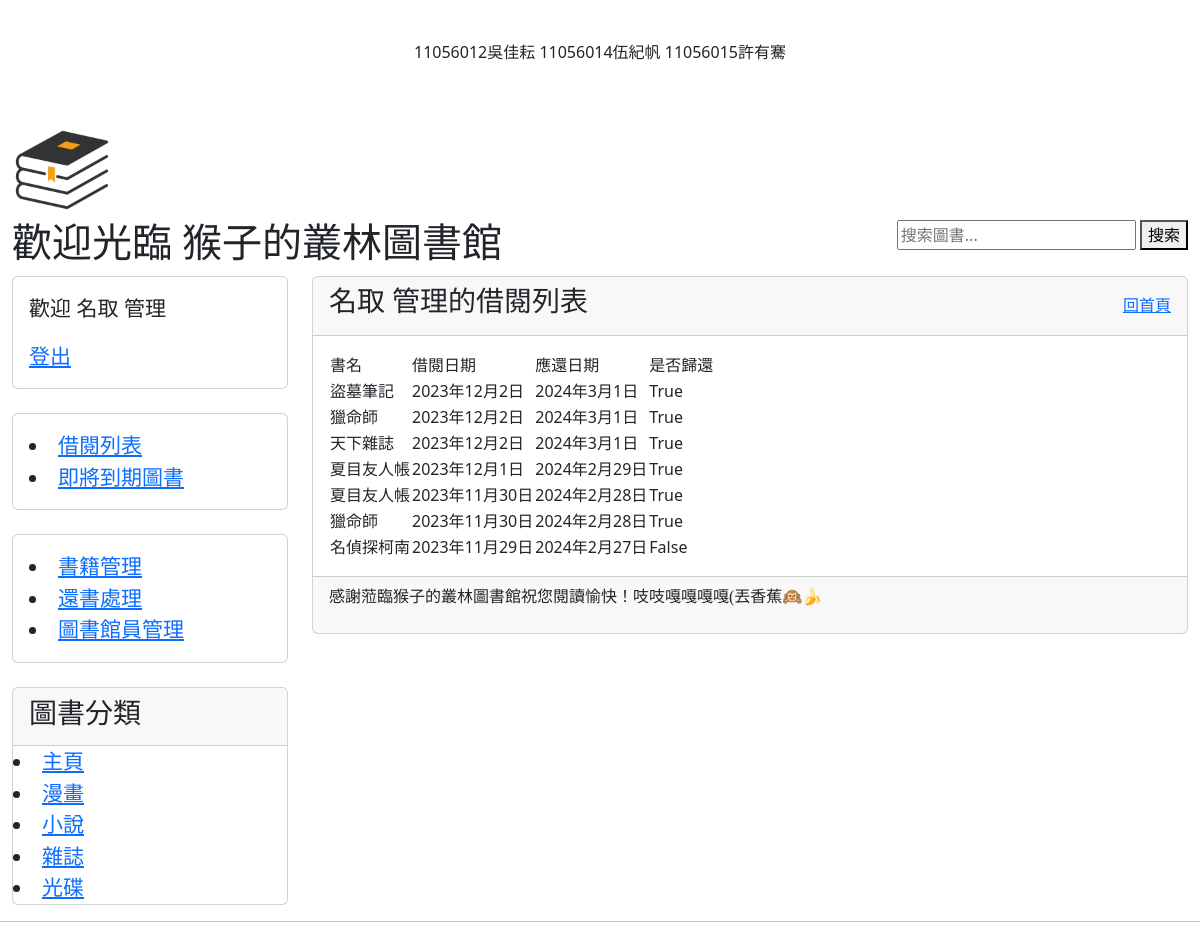
Page /borrowList/ (signed in) on the committed database.
### user_borrowAndReturn/models.py (models this page shows, shortened)
class Category(models.Model):
    name=models.CharField(max_length=100)

class BorrowingRecord(models.Model):
    user = models.ForeignKey(User, on_delete=models.CASCADE,null=True)
    book = models.ForeignKey(Book, on_delete=models.CASCADE)
    borrowing_date = models.DateField(auto_now_add=True)
    due_date = models.DateField(null=True, blank=True)
    actual_return_date = models.DateField(null=True, blank=True)
    is_returned = models.BooleanField(default=False)

class Book(models.Model):
    title = models.CharField(max_length=200)
    author = models.CharField(max_length=100)
    cover = models.CharField(max_length=500)
    category = models.ForeignKey(Category, on_delete=models.CASCADE, null=True, blank=True)
    available_quantity = models.PositiveIntegerField()
    publication_date = models.DateField(null=True,blank=True)
    content=models.TextField(max_length=500,null=True,blank=True)

### user_borrowAndReturn/views.py (the view)
# urls.py: path('borrowList/',views.getBorrowListByUser,name='borrowList'),
@login_required
def getBorrowListByUser(request):
    borrowList=BorrowingRecord.objects.filter(user=request.user).order_by('-borrowing_date','is_returned')
    identityName=identity(request.user)
    return render(request,'getBorrowList.html',locals())

### user_borrowAndReturn/templatetags/getAllCategoryForMenu.py (called while the page is built)
@register.simple_tag
def get_menu_categories():
    return Category.objects.all()

### user_borrowAndReturn/views.py (called while the page is built)
def identity(user):
    if user.is_superuser:
        return "管理"
    elif user.is_staff:
        return "圖書員"
    else:
        return "讀者"

### user_borrowAndReturn/templates/getBorrowList.html (shortened to what this page needs)
{% extends "base.html" %}
{% block headmessage %}
<div style="display: flex;justify-content: space-between; align-items: center;">
    <h3 style='font-family:微軟正黑體;'>{{ request.user.first_name }} {{ identityName }}的借閱列表</h3>
    <a style='font-family:微軟正黑體;' href="/">回首頁</a>
</div>
{%endblock headmessage%}
{% block content%}
{% if borrowList %}
    <table>
        <tr>
            <td>書名</td>
            <td>借閱日期</td>
            <td>應還日期</td>
            <td>是否歸還</td>
        </tr>
        {% for l in borrowList %}
            <tr>
                <td>{{ l.book.title }}</td>
                <td>{{ l.borrowing_date }}</td>
                {% now "Y-m-d" as current_datetime %}
                {% if l.due_date > now and not l.is_returned %}
                    <td style="color: red;">{{ l.due_date }}</td>
                {% else %}
                    <td>{{ l.due_date }}</td>
                {% endif %}
                <td>{{ l.is_returned}}</td>
            </tr>
        {% endfor %}
    </table>
{% else %}
    <p>尚未有借閱資料</p>
{% endif %}
{% endblock content %}

### user_borrowAndReturn/templates/base.html (shortened to what this page needs)
{% load getAllCategoryForMenu %}
<!DOCTYPE html>
<html>
    <head>
    <link href="https://cdn.jsdelivr.net/npm/bootstrap@5.3.2/dist/css/bootstrap.min.css" rel="stylesheet">
    </head>
    <body>
        <div class="container-fluid">
            {% include 'header.html'%}
            <div class="row">
                <div class="col-sm-3 col-md-3">
                    <div class="card">
                        <div class="card-body">
                            <div class="list-group" style="font-size: 21px;">
                                    {% if request.user.is_active %}
                                        {% if request.user.is_superuser %}
                                            <p>歡迎 {{ request.user.first_name }} 管理</p>
                                        {% elif request.user.is_staff %}
                                            <p>歡迎 {{ request.user.first_name }} 圖書員</p>
                                        {% else %}
                                            <p>歡迎 {{ request.user.first_name }} 讀者</p>
                                        {% endif %}
                                        <a href="/logout/">登出</a>
                                    {% else %}
                                        <p>當前尚未登入</p>
                                        <a href="/login/">登入</a>
                                        <a href="/register/">註冊</a>
                                    {% endif %}
                            </div>
                        </div>
                    </div>
                    <br>
                    {% if request.user.is_active %}
                    <div class="card">
                        <div class="card-body">
                            <div class="list-group" style="font-size: 21px;">
                                <li><a href="/borrowList/">借閱列表</a></li>
                                <li><a href="/needReturn/">即將到期圖書</a></li>
                            </div>
                        </div>
                    </div>
                    <br>
                    {% endif %}
                    {% if request.user.is_staff %}
                    <div class="card">
                        <div class="card-body">
                            <div class="list-group" style="font-size: 21px;">
                                <li><a href="/">書籍管理</a></li>
                                <li><a href="/returnBookPage/">還書處理</a></li>
                                {% if request.user.is_superuser %}
                                <li><a href="/">圖書館員管理</a></li>
                                {% endif %}
                            </div>
                        </div>
                    </div>
                    <br>
                    {% endif %}
                    <div class="card">
                        <div class="card-header">
                            <h3>圖書分類<h3>
                        </div>
                        <div class="list-group" style="font-size: 21px;">
                            <li><a href="/">主頁</a></li>
                            {% get_menu_categories as categories %}
                            {% for category in categories %}
                                <li><a href="/category/{{ category.id }}/">{{ category.name }}</a></li>
                            {% endfor %}
                        </div>
                    </div>
                </div>
                <div class="col-sm-9 col-md-9">
                <div class="card">
                    <div class="card-header">
                    {% block headmessage %}
                    {% endblock %}
                </div>
                <div class="card-body">
                    {% block content %}
                    {% endblock %}
                </div>
                <div class="card-footer">
                    {% include 'footer.html' %}
                </div>
            </div>
                </div>
            </div>
        </div>
        <hr>
    </body>
</html>

### rows in the picture
Category: name "漫畫"
Category: name "小說"
Category: name "雜誌"
Category: name "光碟"
BorrowingRecord: book "盜墓筆記", borrowing_date "2023年12月2日", due_date "2024年3月1日", is_returned "True"
BorrowingRecord: book "獵命師", borrowing_date "2023年12月2日", due_date "2024年3月1日", is_returned "True"
BorrowingRecord: book "天下雜誌", borrowing_date "2023年12月2日", due_date "2024年3月1日", is_returned "True"
BorrowingRecord: book "夏目友人帳", borrowing_date "2023年12月1日", due_date "2024年2月29日", is_returned "True"
BorrowingRecord: book "夏目友人帳", borrowing_date "2023年11月30日", due_date "2024年2月28日", is_returned "True"
BorrowingRecord: book "獵命師", borrowing_date "2023年11月30日", due_date "2024年2月28日", is_returned "True"
BorrowingRecord: book "名偵探柯南", borrowing_date "2023年11月29日", due_date "2024年2月27日", is_returned "False"

### other values in the picture
{{ request.user.first_name }} "名取"
{{ identityName }} "管理"
